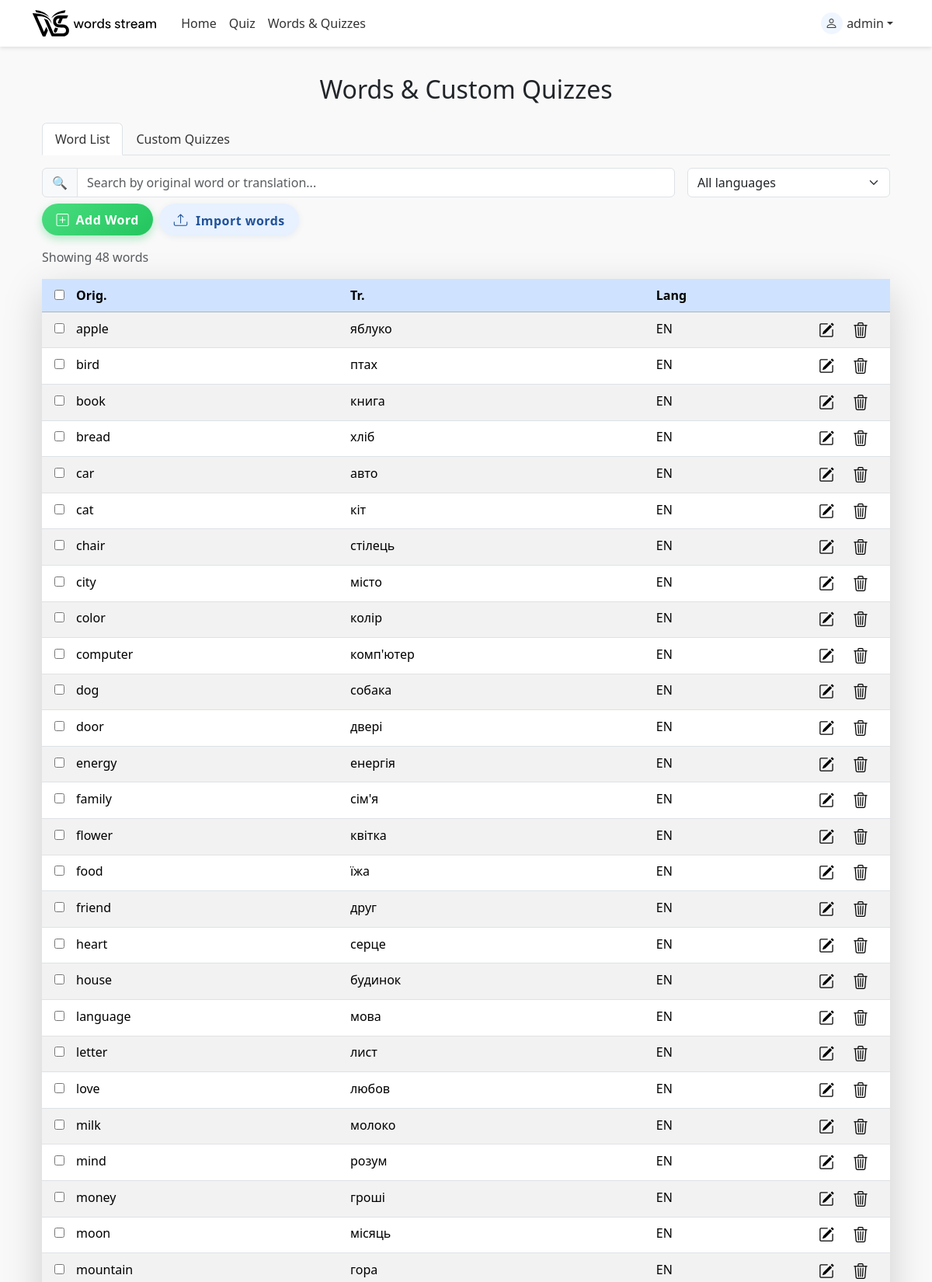
Page /word_list/ (signed in, upper part) on the committed database.
### quiz/models.py (models this page shows, shortened)
class Word(models.Model):
    LANGUAGE_CHOICES = [
        ("de", "German"),
        ("en", "English"),
        ("uk", "Ukrainian"),
        ("pl", "Polish"),
        ("fr", "French"),
        ("es", "Spanish"),
    ]
    owner = models.ForeignKey(
        User,
        on_delete=models.CASCADE,
        related_name="words",
        null=True,      # temporary so old rows are allowed
        blank=True,     # same
    )
    original_word = models.CharField(max_length=100)
    translation = models.CharField(max_length=100)
    language = models.CharField(
        max_length=5,
        choices=LANGUAGE_CHOICES,
        default="de",
    )
    times_quizzed = models.IntegerField(default=0)
    correct_answers = models.IntegerField(default=0)
    timeout = models.IntegerField(default=0)
    class Meta:
        unique_together = ("owner", "original_word", "language")

### quiz/views.py (the view, shortened to what this page needs)
# urls.py: path('word_list/', views.word_list, name='word_list'),
@login_required
def word_list(request):
    query = request.GET.get('q', '').strip()
    language = request.GET.get('language', '').strip()
    qs = Word.objects.filter(owner=request.user).order_by('original_word')
    if language:
        qs = qs.filter(language=language)
    all_words = list(qs)
    if query:
        q = query.casefold()
        words = [
            w for w in all_words
            if q in (w.original_word or "").casefold()
               or q in (w.translation or "").casefold()
        ]
    else:
        words = all_words
    custom_quizzes = CustomQuiz.objects.filter(owner=request.user)
    return render(
        request,
        'quiz/words_and_quizzes.html',
        {
            'words': words,
            'query': query,
            'custom_quizzes': custom_quizzes,
            'language_choices': Word.LANGUAGE_CHOICES,
            'selected_language': language,
        }
    )

### quiz/templates/quiz/words_and_quizzes.html (shortened to what this page needs)
{% extends "base.html" %}
{% load static %}
{% block content %}
<div class="container mt-1">
  <h2 class="mb-4 text-center">Words &amp; Custom Quizzes</h2>
  <ul class="nav nav-tabs mb-3" id="listTabs" role="tablist">
    <li class="nav-item" role="presentation">
      <button
        class="nav-link active"
        id="words-tab"
        data-bs-toggle="tab"
        data-bs-target="#words-pane"
        type="button"
        role="tab"
        aria-controls="words-pane"
        aria-selected="true">
        Word List
      </button>
    </li>
    <li class="nav-item" role="presentation">
      <button
        class="nav-link"
        id="quizzes-tab"
        data-bs-toggle="tab"
        data-bs-target="#quizzes-pane"
        type="button"
        role="tab"
        aria-controls="quizzes-pane"
        aria-selected="false">
        Custom Quizzes
      </button>
    </li>
  </ul>
  <div class="tab-content" id="listTabsContent">
    {% include "quiz/partials/words/_words_tab.html" %}
  </div>
</div>
{% endblock %}

### quiz/templates/base.html (shortened to what this page needs)
{% load static %}
<!DOCTYPE html>
<html lang="en">
<head>
    <link rel="stylesheet"
          href="https://cdn.jsdelivr.net/npm/bootstrap@5.3.3/dist/css/bootstrap.min.css">
    <link rel="stylesheet"
          href="https://cdn.jsdelivr.net/npm/bootstrap-icons@1.11.3/font/bootstrap-icons.css">
    <link rel="stylesheet" href="{% static 'quiz/css/styles.css' %}">
</head>
<body>
    <nav class="navbar navbar-expand-lg">
        <div class="container">
            <a class="navbar-brand d-flex align-items-center" href="{% url 'quiz:index' %}">
                <img src="{% static 'quiz/images/logo.svg' %}"
                     alt=""
                     height="34"
                     class="me-2">
            </a>
            <div class="collapse navbar-collapse" id="navbarNav">
                <ul class="navbar-nav me-auto mb-2 mb-lg-0">
                    <li class="nav-item">
                        <a class="nav-link" href="{% url 'quiz:index' %}">Home</a>
                    </li>
                    <li class="nav-item">
                        <a class="nav-link" href="{% url 'quiz:quiz' %}">Quiz</a>
                    </li>
                    {% if user.is_authenticated %}
                    <li class="nav-item">
                        <a class="nav-link" href="{% url 'quiz:word_list' %}">
                            Words &amp; Quizzes
                        </a>
                    </li>
                    {% endif %}
                </ul>
                <ul class="navbar-nav ms-auto mb-2 mb-lg-0">
                    {% if user.is_authenticated %}
                        <li class="nav-item dropdown">
                            <a class="nav-link dropdown-toggle d-flex align-items-center"
                               href="#" role="button" data-bs-toggle="dropdown"
                               aria-expanded="false">
                                <span class="user-avatar">
                                    <i class="bi bi-person"></i>
                                </span>
                                <span>{{ user.username }}</span>
                            </a>
                        </li>
                    {% endif %}
                </ul>
            </div>
        </div>
    </nav>
    <main class="container">
        {% block content %}
        {% endblock %}
    </main>
</body>
</html>

### quiz/templates/quiz/partials/words/_words_tab.html (shortened to what this page needs)
<div class="tab-pane fade show active"
     id="words-pane"
     role="tabpanel"
     aria-labelledby="words-tab">
  <div class="mb-3">
    <div class="row g-2 g-lg-3 align-items-lg-center mb-2">
      <div class="col-12 col-lg-9">
        <div class="input-group">
          <span class="input-group-text">🔍</span>
          <input
            type="text"
            id="word-search-input"
            class="form-control"
            placeholder="Search by original word or translation..."
            value="{{ query }}"
          >
        </div>
      </div>
      <div class="col-12 col-lg-3">
        <select id="language-filter" class="form-select">
          <option value="">All languages</option>
        </select>
      </div>
    </div>
    <div class="d-flex flex-column flex-sm-row justify-content-start gap-2 mb-1">
        <button
          id="add-word-btn"
          type="button"
          class="btn btn-ws-base btn-ws-success text-nowrap"
        >
          <i class="bi bi-plus-square me-1"></i>
          Add Word
        </button>
        <a
          href="{% url 'quiz:upload_words' %}"
          class="btn btn-ws-base btn-ws-soft btn-ws-icon-label text-nowrap"
        >
          <i class="bi bi-upload"></i>
          Import words
        </a>
    </div>
  </div>
  {% with words|length as word_count %}
    <p class="text-muted mb-3" id="word-count-text">
      Showing
      <span id="word-count-number">{{ word_count }}</span>
      word{% if word_count != 1 %}s{% endif %}
    </p>
  {% endwith %}
  <div class="table-responsive table-wrapper shadow-lg">
    <table class="table table-striped table-hover table-sm table-no-gap mb-0">
      <thead class="table-primary">
        <tr>
          <th class="ps-3" style="width:40px;">
            <input type="checkbox" id="word-select-all">
          </th>
          <th>Orig.</th>
          <th>Tr.</th>
          <th class="d-none d-sm-table-cell">Lang</th>
          <th class="text-center" style="width: 90px;"></th>
        </tr>
      </thead>
      <tbody id="word-table-body">
        {% for word in words %}
          <tr data-id="{{ word.id }}" data-language="{{ word.language }}">
            <td class="ps-3">
              <input type="checkbox" class="word-checkbox">
            </td>
            <td>{{ word.original_word }}</td>
            <td>{{ word.translation }}</td>
            <td class="d-none d-sm-table-cell">{{ word.language|upper }}</td>
            <td class="text-center pe-4">
              <div class="d-flex justify-content-center gap-3">
                <i
                  class="bi bi-pencil-square fs-5 icon-action edit edit-btn"
                  role="button"
                  tabindex="0"
                  title="Edit"
                  aria-label="Edit word"
                ></i>
                <i
                  class="bi bi-trash3 fs-5 icon-action delete delete-btn"
                  role="button"
                  tabindex="0"
                  title="Delete word"
                ></i>
              </div>
            </td>
          </tr>
        {% empty %}
          <tr>
            <td colspan="5" class="text-center text-muted">
              No words found.
            </td>
          </tr>
        {% endfor %}
      </tbody>
    </table>
  </div>
</div>

### quiz/static/quiz/css/styles.css (style rules this page uses)
body { background-color: #f5f7fb; font-family: system-ui, -apple-system, BlinkMacSystemFont, "Segoe UI", sans-serif; }
.btn-ws-base { border-radius: 999px; font-weight: 600; letter-spacing: 0.03em; padding-inline: 1.15rem; padding-block: 0.45rem; border-width: 0; box-shadow: 0 4px 10px rgba(15, 35, 52, 0.1); transition: background-color 0.3s ease, color 0.3s ease, box-shadow 0.3s ease, transform 0.12s ease; }
.btn-ws-soft { background-color: #e7f1ff; color: #215298; box-shadow: 0 2px 8px rgba(23, 60, 117, 0.08); }
.btn-ws-success { background: linear-gradient(135deg, #4ade80, #22c55e); color: #ffffff; box-shadow: 0 4px 12px rgba(34, 197, 94, 0.35); }
.btn-ws-icon-label i { margin-right: 0.35rem; font-size: 1.1rem; }

### quiz/templates/base.html (style rules this page uses)
body { background-color: #f9f9f9; font-family: system-ui, sans-serif; }
main { padding: 2rem 1rem; min-height: 80vh; }
nav.navbar { background-color: #ffffff; box-shadow: 0 2px 5px rgba(0,0,0,0.1); }
.navbar-brand { font-weight: 600; font-size: 1.3rem; }
.nav-link { color: #333 !important; font-weight: 500; }
.user-avatar { width: 28px; height: 28px; border-radius: 50%; background: #0d6efd10; display: inline-flex; align-items: center; justify-content: center; margin-right: 0.35rem; }
.user-avatar i { font-size: 1rem; }
.table td, .table th { padding-top: 0.55rem; padding-bottom: 0.55rem; overflow: hidden; text-overflow: ellipsis; }
.table td { white-space: nowrap; }
.table-no-gap { margin-bottom: 0; }
.icon-action { display: inline-flex; align-items: center; justify-content: center; padding: 4px; margin: 0; border: none; background: transparent; border-radius: 6px; outline: none; cursor: pointer; transition: background-color 0.15s ease, color 0.15s ease, transform 0.15s ease; }

### rows in the picture
Word: original_word "apple", translation "яблуко", language "EN"
Word: original_word "bird", translation "птах", language "EN"
Word: original_word "book", translation "книга", language "EN"
Word: original_word "bread", translation "хліб", language "EN"
Word: original_word "car", translation "авто", language "EN"
Word: original_word "cat", translation "кіт", language "EN"
Word: original_word "chair", translation "стілець", language "EN"
Word: original_word "city", translation "місто", language "EN"
Word: original_word "color", translation "колір", language "EN"
Word: original_word "computer", translation "комп'ютер", language "EN"
Word: original_word "dog", translation "собака", language "EN"
Word: original_word "door", translation "двері", language "EN"
Word: original_word "energy", translation "енергія", language "EN"
Word: original_word "family", translation "сім'я", language "EN"
Word: original_word "flower", translation "квітка", language "EN"
Word: original_word "food", translation "їжа", language "EN"
Word: original_word "friend", translation "друг", language "EN"
Word: original_word "heart", translation "серце", language "EN"
Word: original_word "house", translation "будинок", language "EN"
Word: original_word "language", translation "мова", language "EN"
Word: original_word "letter", translation "лист", language "EN"
Word: original_word "love", translation "любов", language "EN"
Word: original_word "milk", translation "молоко", language "EN"
Word: original_word "mind", translation "розум", language "EN"
Word: original_word "money", translation "гроші", language "EN"
Word: original_word "moon", translation "місяць", language "EN"
Word: original_word "mountain", translation "гора", language "EN"

### other values in the picture
{{ user.username }} "admin"
{{ word_count }} "48"
